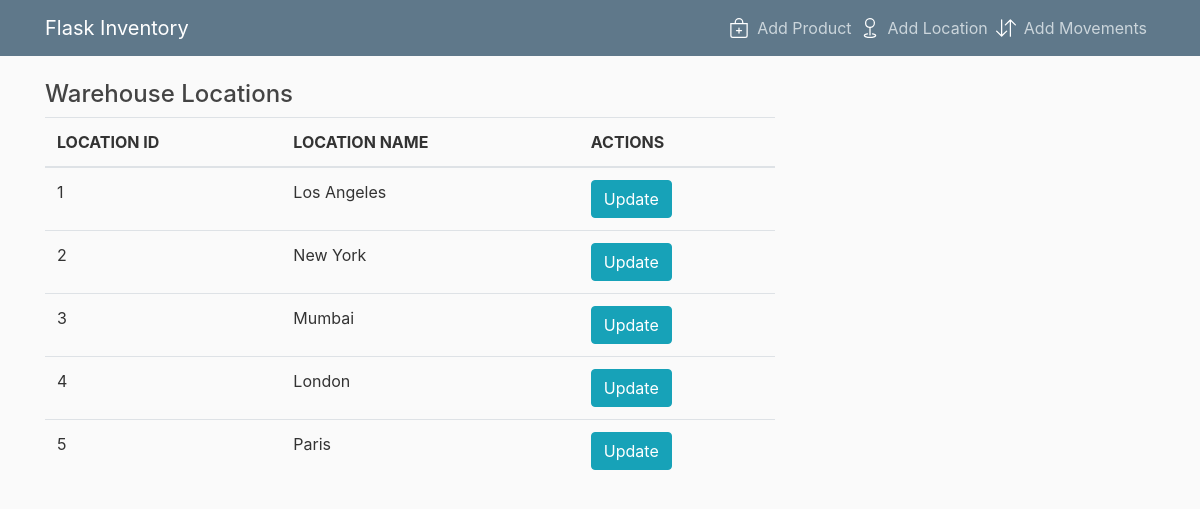
Page /view_locations on the committed database.
### inventoryApp.py (models this page shows, shortened)
class Location(db.Model):
    id = db.Column(db.Integer,primary_key=True)
    location_name= db.Column(db.String(100))

### inventoryApp.py (the view)
@app.route('/view_locations', methods=['GET', 'POST'])
def view_locations():
	if request.method == 'GET':
		location_list = Location.query.all()
		return render_template('location_list.html', location_list=location_list)

### templates/location_list.html
{% extends 'layout.html' %}
{% block content %}
{%if location_list|length < 1%}
    <h4>No Wareshouses found please visit <a href="{{ url_for('add_location') }}">this link</a> to add Location</h4>
{% else %}
    <h4>Warehouse Locations</h4>
    <table class="table table-borderless">
        <thead>
            <th>
                LOCATION ID
            </th>
            <th>
                LOCATION NAME
            </th>
            <th>
                ACTIONS
            </th>
        </thead>
        {% for locations in location_list %}
        <tr>
            <td>{{locations.id}}</td>
            <td>{{locations.location_name}}</td>
            <td>
                <a href="/view_locations/{{locations.id}}/update" class="btn btn-info">Update</a>
            </td>
        </tr>
        {% endfor %}
        {% endif %}
    </table>
{% endblock %}

### static/main.css (style rules this page uses)
body { background: #fafafa; color: #333333; margin-top: 5rem; }
h1, h2, h3, h4, h5, h6 { color: #444444; }

### rows in the picture
Location: id "1", location_name "Los Angeles"
Location: id "2", location_name "New York"
Location: id "3", location_name "Mumbai"
Location: id "4", location_name "London"
Location: id "5", location_name "Paris"
